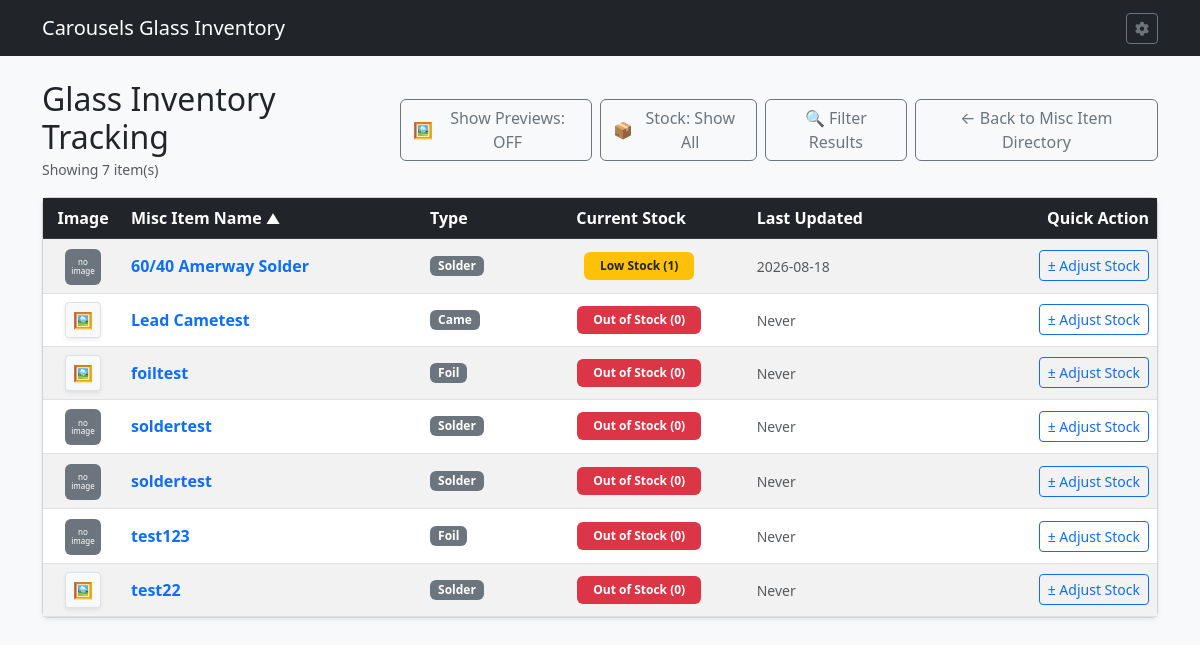
/misc_items/inventory, run on the app's committed database.
### tables this page shows
CREATE TABLE MSP (
    MSIID INTEGER,				--Misc Item ID 
    MSIPRICE NUMERIC,                         	--Misc Item Price
    STDATE TEXT,                              	--Price Start Date
    ENDDATE TEXT,                             	--Price End Date

    FOREIGN KEY (MSIID) REFERENCES MSI(MSIID) ON DELETE CASCADE ON UPDATE CASCADE

);

CREATE TABLE MSI (

    MSIID INTEGER PRIMARY KEY AUTOINCREMENT,	--Misc Item ID
    MSINAME TEXT,				--Misc Item Name
    MSIIMG TEXT,				--Misc Item Image
    MSISTOCK INTEGER,				--Misc Item Stock
    MSIURL TEXT,				--Misc Item URL
    MSINOTE TEXT,				--Misc Item Notes
    MSIUNIT NUMERIC,				--Misc Item Units per Item
    UNTTYPE TEXT,				--Misc Item Unit Type
    MSITYPE TEXT,				--Misc Item Category Type
    ISACTIVE INTEGER,				--Is Active Bool

    FOREIGN KEY (MSITYPE) REFERENCES MST(MSITYPE) ON DELETE CASCADE ON UPDATE CASCADE,
    FOREIGN KEY (UNTTYPE) REFERENCES UNTS(UNTTYPE) ON DELETE CASCADE ON UPDATE CASCADE
    
);

### routes/misc_routes.py (the view, shortened to what this page needs)
@misc_bp.route('/misc_items/inventory', methods=['GET', 'POST'])
def misc_inventory():
    db = get_db_from_app()
    sort_by = request.args.get('sort_by', 'MSINAME')
    order = request.args.get('order', 'asc').lower()
    if order not in ['asc', 'desc']:
        order = 'asc'
    q = request.args.get('q', '').strip()
    min_price = request.args.get('min_price', '').strip()
    max_price = request.args.get('max_price', '').strip()
    stock_filter = request.args.get('stock_filter', '').strip()
    stock_display_mode = request.args.get('stock_display', 'all')
    misc_type_filter = request.args.get('misc_type', '').strip()
    allowed_sorts = {
        'MSIID': 'MSIID',
        'MSINAME': 'MSINAME',
        'MSIPRICE': 'MSIPRICE',
        'MSITYPE': 'MSITYPE',
        'CURRENT_STOCK': 'CURRENT_STOCK',
        'LAST_UPDATED': 'LAST_UPDATED'
    }
    sql_sort_column = 'MSINAME' if sort_by == 'MSITYPE' else allowed_sorts.get(sort_by, 'MSINAME')
    where_clauses = ["m.ISACTIVE = 1"]
    params = []
    if q:
        where_clauses.append("(m.MSINAME LIKE ? OR m.MSINOTE LIKE ?)")
        params.extend([f"%{q}%", f"%{q}%"])
    if misc_type_filter:
        where_clauses.append("m.MSITYPE = ?")
        params.append(misc_type_filter)
    where_sql = f"WHERE {' AND '.join(where_clauses)}"
    having_conditions = []
    if stock_filter == 'out':
        having_conditions.append("CURRENT_STOCK = 0")
    elif stock_filter == 'low':
        having_conditions.append("CURRENT_STOCK = 1")
    elif stock_filter == 'in':
        having_conditions.append("CURRENT_STOCK > 1")
    if stock_display_mode == 'out':
        having_conditions.append("CURRENT_STOCK <= 0")
    elif stock_display_mode == 'hide':
        having_conditions.append("CURRENT_STOCK > 0")
    stock_having_sql = f"GROUP BY MSIID, MSINAME, MSIURL, MSIIMG, MSINOTE, MSITYPE, UNTTYPE, ISACTIVE, MSIPRICE, CURRENT_STOCK, LAST_UPDATED HAVING {' AND '.join(having_conditions)}" if having_conditions else ""
    query = f"""

        SELECT MSIID, MSINAME, MSIURL, MSIIMG, MSINOTE, MSITYPE, UNTTYPE,

               ISACTIVE, MSIPRICE, CURRENT_STOCK, LAST_UPDATED

        FROM (

            SELECT m.MSIID, m.MSINAME, m.MSIURL, m.MSIIMG,

                   m.MSINOTE, m.MSITYPE, m.UNTTYPE, m.ISACTIVE, p.MSIPRICE,

                   COALESCE((

                       SELECT i.MSISTOCK

                       FROM MSIINV i

                       WHERE i.MSIID = m.MSIID

                       ORDER BY i.TS DESC, i.MSITRNID DESC

                       LIMIT 1

                   ), 0) AS CURRENT_STOCK,

                   (

                       SELECT i.TS

                       FROM MSIINV i

                       WHERE i.MSIID = m.MSIID

                       ORDER BY i.TS DESC, i.MSITRNID DESC

                       LIMIT 1

                   ) AS LAST_UPDATED

            FROM MSI m

            LEFT JOIN UNTS u ON m.UNTTYPE = u.UNTTYPE

            LEFT JOIN MSP p ON m.MSIID = p.MSIID

            {where_sql}

        ) sub

        {stock_having_sql}

        ORDER BY {sql_sort_column} {order.upper()}

    """
    inventory_items = db.execute(query, params).fetchall()
    unit_types = db.execute("SELECT * FROM UNTS").fetchall()
    misc_types = db.execute("SELECT * FROM MST").fetchall()
    return render_template(
        'misc_inventory.html',
        inventory_items=inventory_items,
        unit_types=unit_types,
        misc_types=misc_types,
        current_sort=sort_by,
        current_order=order,
        today_date=date.today().isoformat(),
        filters={
            'q': q, 'min_price': min_price, 'max_price': max_price,
            'stock_filter': stock_filter, 'stock_display': stock_display_mode,
            'misc_type': misc_type_filter
        }
    )

### app.py (called while the page is built)
def get_db():
    conn = sqlite3.connect(DATABASE)
    conn.row_factory = sqlite3.Row
    conn.execute("PRAGMA foreign_keys = ON;")
    return conn

### routes/misc_routes.py (called while the page is built)
@misc_bp.context_processor
def inject_utils():
    return dict(format_fractional_inches=format_fractional_inches)

def get_db_from_app():
    from __main__ import get_db
    return get_db()

### templates/misc_inventory.html (shortened to what this page needs)
{% extends 'base.html' %}
{% block content %}
<div class="d-flex justify-content-between align-items-center mb-3">
    <div>
        <h2 class="mb-0">Glass Inventory Tracking</h2>
        <small class="text-muted">Showing {{ inventory_items|length }} item(s)</small>
    </div>
    <div class="d-flex gap-2">
        <button type="button" id="thumbnailToggleBtn" class="btn btn-outline-secondary d-flex align-items-center gap-1" onclick="toggleThumbnails()">
            🖼️ <span id="toggleBtnText">Show Previews: OFF</span>
        </button>
        {% set stock_mode = filters.stock_display | default('all') %}
        <button type="button" id="stockDisplayToggleBtn" class="btn btn-outline-secondary d-flex align-items-center gap-1" onclick="cycleStockDisplay()">
            📦 <span id="stockDisplayBtnText">
                {% if stock_mode == 'out' %}Stock: Out Only
                {% elif stock_mode == 'hide' %}Stock: Hide Out
                {% else %}Stock: Show All{% endif %}
            </span>
        </button>
	<button type="button" class="btn btn-outline-secondary d-flex align-items-center gap-1" data-bs-toggle="modal" data-bs-target="#filterModal">
            🔍 Filter Results
        </button>
        <a href="{{ url_for('list_misc') }}" class="btn btn-outline-secondary">← Back to Misc Item Directory</a>
    </div>
</div>
{% macro sort_header(col_key, label) %}
    {% set new_order = 'desc' if current_sort == col_key and current_order == 'asc' else 'asc' %}
    <a href="{{ url_for('misc_inventory', sort_by=col_key, order=new_order, **filters) }}" class="text-white text-decoration-none d-block">
        {{ label }}
        {% if current_sort == col_key %}
            <small>{{ '▲' if current_order == 'asc' else '▼' }}</small>
        {% else %}
            <small class="text-muted" style="opacity: 0.4;">↕</small>
        {% endif %}
    </a>
{% endmacro %}
<div class="card shadow-sm">
    <div class="card-body p-0">
        <table class="table table-striped table-hover mb-0 align-middle">
            <thead class="table-dark">
                <tr>
                    <th style="width: 80px;" class="text-center">Image</th>
                    <th>{{ sort_header('MSINAME', 'Misc Item Name') }}</th>
                    <th>{{ sort_header('MSITYPE', 'Type') }}</th>
                    <th class="text-center">{{ sort_header('CURRENT_STOCK', 'Current Stock') }}</th>
                    <th>{{ sort_header('LAST_UPDATED', 'Last Updated') }}</th>
                    <th class="text-end">Quick Action</th>
                </tr>
            </thead>
            <tbody>
                {% for item in inventory_items %}
                {% set stock = item.CURRENT_STOCK if item.CURRENT_STOCK is not none else 0 %}
                {% set img_src = item.MSIIMG %}
                {% if img_src %}
                    {% if not img_src.startswith('http') and not img_src.startswith('/') and not img_src.startswith('static/') %}
                        {% set img_src = 'static/' + img_src %}
                    {% endif %}
                {% endif %}
                <tr>
                    <td class="text-center">
                        {% if img_src %}
                            {% set resolved_img_url = url_for('static', filename=img_src.replace('static/', '')) if img_src.startswith('static/') else img_src %}
                            <div class="image-container-wrapper position-relative d-inline-block">
                                <button type="button" class="btn btn-sm btn-light border p-0 image-preview-btn shadow-sm"
                                        data-bs-toggle="modal"
                                        data-bs-target="#imagePreviewModal"
                                        data-imgsrc="{{ resolved_img_url }}"
                                        data-glassname="{{ item.MSINAME }}"
                                        onmouseenter="showHoverPopup(event, '{{ resolved_img_url }}')"
                                        onmouseleave="hideHoverPopup()"
                                        style="width: 36px; height: 36px;">
                                    <span class="icon-view fs-6">🖼️</span>
                                </button>
                            </div>
                        {% else %}
                            <div class="bg-secondary text-white rounded d-inline-flex align-items-center justify-content-center p-1"
                                 style="width: 36px; height: 36px; font-size: 8px; line-height: 1.1; text-align: center;"
                                 title="No image exists">
                                no image
                            </div>
                        {% endif %}
                    </td>
                    <td>
                        <a href="{{ url_for('misc_detail', misc_id=item.MSIID) }}" class="fw-bold text-decoration-none text-primary">
                            {{ item.MSINAME }}
                        </a>
                    </td>
                    <td>
                        <div class="d-flex flex-wrap gap-1 align-items-center">
                            {% if item.MSITYPE %}
                                <span class="badge bg-secondary text-white px-2 py-1">
                                    {{ item.MSITYPE }}
                                </span>
                            {% endif %}
                        </div>
                    </td>
                    <td class="text-center">
                        {% if stock <= 0 %}
                            <span class="badge bg-danger px-3 py-2">Out of Stock (0)</span>
                        {% elif stock == 1 %}
                            <span class="badge bg-warning text-dark px-3 py-2">Low Stock (1)</span>
                        {% else %}
                            <span class="badge bg-success px-3 py-2">In Stock ({{ stock }})</span>
                        {% endif %}
                    </td>
                    <td>
                        <span class="text-muted small">{{ item.LAST_UPDATED or 'Never' }}</span>
                    </td>
                    <td class="text-end">
                        <button type="button" class="btn btn-sm btn-outline-primary adjust-btn"
                                data-bs-toggle="modal"
                                data-bs-target="#adjustModal"
                                data-glassid="{{ item.MSIID }}"
                                data-glassname="{{ item.MSINAME }}"
                                data-currentstock="{{ stock }}">
                            ± Adjust Stock
                        </button>
                    </td>
                </tr>
                {% endfor %}
            </tbody>
        </table>
    </div>
</div>
</div>
{% endblock %}

### data on the page
MSP: shows "no image", MSINAME "60/40 Amerway Solder", MSITYPE "Solder", shows "Low Stock (1)", LAST_UPDATED "2026-08-18"
MSP: MSINAME "Lead Cametest", MSITYPE "Came", shows "Out of Stock (0)", LAST_UPDATED "Never"
MSP: MSINAME "foiltest", MSITYPE "Foil", shows "Out of Stock (0)", LAST_UPDATED "Never"
MSP: shows "no image", MSINAME "soldertest", MSITYPE "Solder", shows "Out of Stock (0)", LAST_UPDATED "Never"
MSP: shows "no image", MSINAME "soldertest", MSITYPE "Solder", shows "Out of Stock (0)", LAST_UPDATED "Never"
MSP: shows "no image", MSINAME "test123", MSITYPE "Foil", shows "Out of Stock (0)", LAST_UPDATED "Never"
MSP: MSINAME "test22", MSITYPE "Solder", shows "Out of Stock (0)", LAST_UPDATED "Never"

### other printed values
{{ inventory_items|length }} "7"
{{ label }} "Misc Item Name Type Current Stock Last Updated"
{{ '▲' if current_order == 'asc' else '▼' }} "▲"
